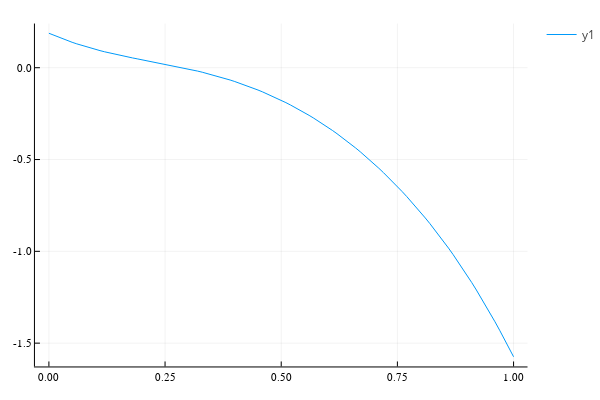
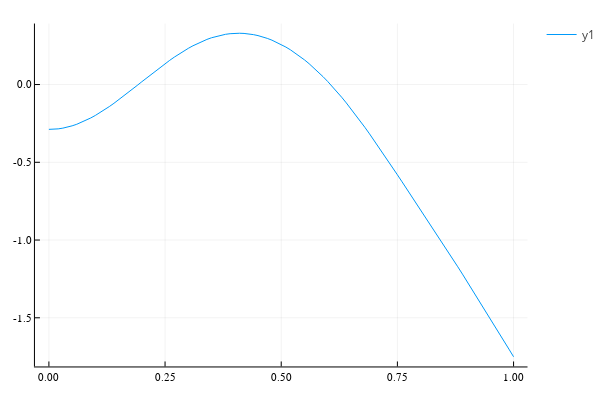

The cell these charts' notebook holds for them, in order:
### Code cell
#Nominal Trajectory
nom_states, times, _, nom_modes,nom_impact_states,_ = sim_system(xmean,mode0,dynamics,resets,guards,W*.000000000000001,V,C,t,dt)

plot(0:dt:t,[state[1] for state in nom_states])
display(plot!())
plot(0:dt:t,[state[2] for state in nom_states])
display(plot!())

### Figure 1 — Plotly figure (JSON) as saved in the notebook; plotly's stock layout.template omitted (floating-point values rounded to 4 significant figures)
{"data": [{"colorbar": {"title": ""}, "legendgroup": "y1", "line": {"color": "rgba(0, 154, 250, 1.000)", "dash": "solid", "shape": "linear", "width": 1}, "mode": "lines", "name": "y1", "showlegend": true, "type": "scatter", "x": [0, 0.01, 0.02, 0.03, 0.04, 0.05, 0.06, 0.07, 0.08, 0.09, 0.1, 0.11, 0.12, 0.13, 0.14, 0.15, 0.16, 0.17, 0.18, 0.19, 0.2, 0.21, 0.22, 0.23, 0.24, 0.25, 0.26, 0.27, 0.28, 0.29, 0.3, 0.31, 0.32, 0.33, 0.34, 0.35, 0.36, 0.37, 0.38, 0.39, 0.4, 0.41, 0.42, 0.43, 0.44, 0.45, 0.46, 0.47, 0.48, 0.49, 0.5, 0.51, 0.52, 0.53, 0.54, 0.55, 0.56, 0.57, 0.58, 0.59, 0.6, 0.61, 0.62, 0.63, 0.64, 0.65, 0.66, 0.67, 0.68, 0.69, 0.7, 0.71, 0.72, 0.73, 0.74, 0.75, 0.76, 0.77, 0.78, 0.79, 0.8, 0.81, 0.82, 0.83, 0.84, 0.85, 0.86, 0.87, 0.88, 0.89, 0.9, 0.91, 0.92, 0.93, 0.94, 0.95, 0.96, 0.97, 0.98, 0.99, 1], "xaxis": "x", "y": [0.1877, 0.1769, 0.1666, 0.1568, 0.1474, 0.1385, 0.13, 0.1219, 0.1141, 0.1068, 0.09975, 0.09306, 0.08668, 0.08058, 0.07473, 0.06911, 0.06369, 0.05845, 0.05335, 0.04837, 0.04347, 0.03864, 0.03383, 0.02903, 0.0242, 0.01932, 0.01436, 0.009304, 0.004118, -0.001217, -0.006722, -0.01242, -0.01832, -0.02446, -0.03084, -0.03748, -0.04441, -0.05162, -0.05915, -0.067, -0.07518, -0.08371, -0.09259, -0.1018, -0.1115, -0.1215, -0.1319, -0.1427, -0.1539, -0.1655, -0.1776, -0.1901, -0.2031, -0.2165, -0.2303, -0.2447, -0.2595, -0.2748, -0.2906, -0.307, -0.3239, -0.3413, -0.3593, -0.3778, -0.3969, -0.4166, -0.4368, -0.4577, -0.4792, -0.5013, -0.524, -0.5474, -0.5714, -0.596, -0.6213, -0.6473, -0.674, -0.7013, -0.7294, -0.7582, -0.7878, -0.8181, -0.8493, -0.8812, -0.9141, -0.9478, -0.9825, -1.018, -1.055, -1.092, -1.131, -1.17, -1.211, -1.252, -1.295, -1.339, -1.384, -1.43, -1.477, -1.525, -1.574], "yaxis": "y", "zmax": null, "zmin": null}], "layout": {"annotations": [], "height": 400, "legend_position": {"bgcolor": "rgba(255, 255, 255, 1.000)", "bordercolor": "rgba(0, 0, 0, 1.000)", "borderwidth": 1, "font": {"color": "rgba(0, 0, 0, 1.000)", "family": "sans-serif", "size": 11}, "title": {"font": {"color": "rgba(0, 0, 0, 1.000)", "family": "sans-serif", "size": 15}, "text": ""}, "tracegroupgap": 0, "traceorder": "normal", "x": 1, "xanchor": "auto", "y": 1, "yanchor": "auto"}, "margin": {"b": 20, "l": 0, "r": 0, "t": 20}, "paper_bgcolor": "rgba(255, 255, 255, 1.000)", "plot_bgcolor": "rgba(255, 255, 255, 1.000)", "showlegend": true, "width": 600, "xaxis": {"anchor": "y", "domain": [0.06582, 0.9934], "gridcolor": "rgba(0, 0, 0, 0.100)", "gridwidth": 0.5, "linecolor": "rgba(0, 0, 0, 1.000)", "mirror": false, "range": [-0.03, 1.03], "showgrid": true, "showline": true, "showticklabels": true, "tickangle": 0, "tickcolor": "rgb(0, 0, 0)", "tickfont": {"color": "rgba(0, 0, 0, 1.000)", "family": "sans-serif", "size": 11}, "tickmode": "array", "ticks": "inside", "ticktext": ["0.00", "0.25", "0.50", "0.75", "1.00"], "tickvals": [0, 0.25, 0.5, 0.75, 1], "title": "", "titlefont": {"color": "rgba(0, 0, 0, 1.000)", "family": "sans-serif", "size": 15}, "type": "-", "visible": true, "zeroline": false, "zerolinecolor": "rgba(0, 0, 0, 1.000)"}, "yaxis": {"anchor": "x", "domain": [0.03762, 0.9902], "gridcolor": "rgba(0, 0, 0, 0.100)", "gridwidth": 0.5, "linecolor": "rgba(0, 0, 0, 1.000)", "mirror": false, "range": [-1.627, 0.2406], "showgrid": true, "showline": true, "showticklabels": true, "tickangle": 0, "tickcolor": "rgb(0, 0, 0)", "tickfont": {"color": "rgba(0, 0, 0, 1.000)", "family": "sans-serif", "size": 11}, "tickmode": "array", "ticks": "inside", "ticktext": ["-1.5", "-1.0", "-0.5", "0.0"], "tickvals": [-1.5, -1, -0.5, 0], "title": "", "titlefont": {"color": "rgba(0, 0, 0, 1.000)", "family": "sans-serif", "size": 15}, "type": "-", "visible": true, "zeroline": false, "zerolinecolor": "rgba(0, 0, 0, 1.000)"}}}

### Figure 2 — Plotly figure (JSON) as saved in the notebook; plotly's stock layout.template omitted (floating-point values rounded to 4 significant figures)
{"data": [{"colorbar": {"title": ""}, "legendgroup": "y1", "line": {"color": "rgba(0, 154, 250, 1.000)", "dash": "solid", "shape": "linear", "width": 1}, "mode": "lines", "name": "y1", "showlegend": true, "type": "scatter", "x": [0, 0.01, 0.02, 0.03, 0.04, 0.05, 0.06, 0.07, 0.08, 0.09, 0.1, 0.11, 0.12, 0.13, 0.14, 0.15, 0.16, 0.17, 0.18, 0.19, 0.2, 0.21, 0.22, 0.23, 0.24, 0.25, 0.26, 0.27, 0.28, 0.29, 0.3, 0.31, 0.32, 0.33, 0.34, 0.35, 0.36, 0.37, 0.38, 0.39, 0.4, 0.41, 0.42, 0.43, 0.44, 0.45, 0.46, 0.47, 0.48, 0.49, 0.5, 0.51, 0.52, 0.53, 0.54, 0.55, 0.56, 0.57, 0.58, 0.59, 0.6, 0.61, 0.62, 0.63, 0.64, 0.65, 0.66, 0.67, 0.68, 0.69, 0.7, 0.71, 0.72, 0.73, 0.74, 0.75, 0.76, 0.77, 0.78, 0.79, 0.8, 0.81, 0.82, 0.83, 0.84, 0.85, 0.86, 0.87, 0.88, 0.89, 0.9, 0.91, 0.92, 0.93, 0.94, 0.95, 0.96, 0.97, 0.98, 0.99, 1], "xaxis": "x", "y": [-0.2884, -0.2878, -0.2852, -0.2806, -0.2741, -0.2657, -0.2556, -0.2437, -0.2302, -0.2152, -0.1987, -0.1809, -0.1619, -0.1418, -0.1207, -0.09882, -0.07625, -0.05314, -0.02963, -0.005867, 0.018, 0.04183, 0.06548, 0.08882, 0.1117, 0.134, 0.1556, 0.1764, 0.1963, 0.2151, 0.2327, 0.2491, 0.2642, 0.2779, 0.2901, 0.3007, 0.3098, 0.3172, 0.3229, 0.3269, 0.3292, 0.3298, 0.3286, 0.3257, 0.321, 0.3146, 0.3065, 0.2968, 0.2853, 0.2722, 0.2574, 0.2409, 0.2228, 0.203, 0.1816, 0.1586, 0.1339, 0.1077, 0.07988, 0.05052, 0.01965, -0.0127, -0.04646, -0.0816, -0.1181, -0.1557, -0.1946, -0.2345, -0.2754, -0.3172, -0.3598, -0.403, -0.4468, -0.4911, -0.5357, -0.5805, -0.6255, -0.6706, -0.7157, -0.7608, -0.8059, -0.851, -0.8962, -0.9415, -0.987, -1.033, -1.079, -1.125, -1.172, -1.219, -1.267, -1.314, -1.362, -1.41, -1.458, -1.507, -1.555, -1.604, -1.653, -1.702, -1.751], "yaxis": "y", "zmax": null, "zmin": null}], "layout": {"annotations": [], "height": 400, "legend_position": {"bgcolor": "rgba(255, 255, 255, 1.000)", "bordercolor": "rgba(0, 0, 0, 1.000)", "borderwidth": 1, "font": {"color": "rgba(0, 0, 0, 1.000)", "family": "sans-serif", "size": 11}, "title": {"font": {"color": "rgba(0, 0, 0, 1.000)", "family": "sans-serif", "size": 15}, "text": ""}, "tracegroupgap": 0, "traceorder": "normal", "x": 1, "xanchor": "auto", "y": 1, "yanchor": "auto"}, "margin": {"b": 20, "l": 0, "r": 0, "t": 20}, "paper_bgcolor": "rgba(255, 255, 255, 1.000)", "plot_bgcolor": "rgba(255, 255, 255, 1.000)", "showlegend": true, "width": 600, "xaxis": {"anchor": "y", "domain": [0.06582, 0.9934], "gridcolor": "rgba(0, 0, 0, 0.100)", "gridwidth": 0.5, "linecolor": "rgba(0, 0, 0, 1.000)", "mirror": false, "range": [-0.03, 1.03], "showgrid": true, "showline": true, "showticklabels": true, "tickangle": 0, "tickcolor": "rgb(0, 0, 0)", "tickfont": {"color": "rgba(0, 0, 0, 1.000)", "family": "sans-serif", "size": 11}, "tickmode": "array", "ticks": "inside", "ticktext": ["0.00", "0.25", "0.50", "0.75", "1.00"], "tickvals": [0, 0.25, 0.5, 0.75, 1], "title": "", "titlefont": {"color": "rgba(0, 0, 0, 1.000)", "family": "sans-serif", "size": 15}, "type": "-", "visible": true, "zeroline": false, "zerolinecolor": "rgba(0, 0, 0, 1.000)"}, "yaxis": {"anchor": "x", "domain": [0.03762, 0.9902], "gridcolor": "rgba(0, 0, 0, 0.100)", "gridwidth": 0.5, "linecolor": "rgba(0, 0, 0, 1.000)", "mirror": false, "range": [-1.813, 0.3922], "showgrid": true, "showline": true, "showticklabels": true, "tickangle": 0, "tickcolor": "rgb(0, 0, 0)", "tickfont": {"color": "rgba(0, 0, 0, 1.000)", "family": "sans-serif", "size": 11}, "tickmode": "array", "ticks": "inside", "ticktext": ["-1.5", "-1.0", "-0.5", "0.0"], "tickvals": [-1.5, -1, -0.5, 0], "title": "", "titlefont": {"color": "rgba(0, 0, 0, 1.000)", "family": "sans-serif", "size": 15}, "type": "-", "visible": true, "zeroline": false, "zerolinecolor": "rgba(0, 0, 0, 1.000)"}}}
